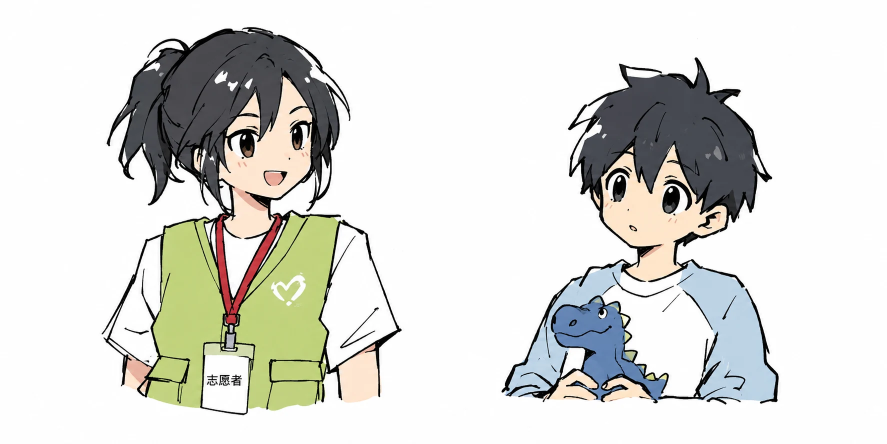
#> input picture src/assets/characters/duo-original.webp, 1774 x 887 px, given as the content of the folder C:/Users/yangkaibo666/Desktop/资源/真实图片, which was not available (shown at 1/2 size); the run also reads 1 picture not shown here
$ python prepare_investigation_assets.py
#> lines starting #> are read from the running program, lines starting #| are printed output that depends on the picture; pictures that were not available may be replaced by others from this repository, and a replacement may not be noted
"""Prepare authorized investigation media for the web build."""

from __future__ import annotations

import shutil
from pathlib import Path

from PIL import Image, ImageOps


RESOURCE_ROOT = Path(r"C:\Users\yangkaibo666\Desktop\资源")
PROJECT_ROOT = Path(__file__).resolve().parents[1]
ASSET_ROOT = PROJECT_ROOT / "src" / "assets" / "investigation"


def save_webp(source: Path, destination: Path, max_size: tuple[int, int], quality: int = 84) -> None:
#> called with max_size = (1920, 1600), quality = 82
    destination.parent.mkdir(parents=True, exist_ok=True)
    with Image.open(source) as original:
#> original is the input picture: PIL image 1774x887 RGB; mean R, G, B 219.5, 220, 215.6
        image = ImageOps.exif_transpose(original).convert("RGB")
        image.thumbnail(max_size, Image.Resampling.LANCZOS)
        image.save(destination, "WEBP", quality=quality, method=6)


def prepare_photos() -> None:
    photo_dir = RESOURCE_ROOT / "真实图片"
    for index, source in enumerate(sorted(photo_dir.glob("*")), start=1):
        if not source.is_file():
            continue
        save_webp(source, ASSET_ROOT / "photos" / f"photo-{index:02d}.webp", (1920, 1600), 82)


def prepare_new_photos() -> None:
    photo_dir = RESOURCE_ROOT / "新增"
    selected_photos = (
        "微信图片_20260717131923_2279_24.jpg",
        "微信图片_20260717131927_2280_24.jpg",
    )
    for index, source_name in enumerate(selected_photos, start=9):
        save_webp(photo_dir / source_name, ASSET_ROOT / "photos" / f"photo-{index:02d}.webp", (1920, 1600), 82)


def prepare_avatars() -> None:
    source = RESOURCE_ROOT / "微信图片_20260716104840_2240_24.png"
    destination = ASSET_ROOT / "avatars"
    destination.mkdir(parents=True, exist_ok=True)

    with Image.open(source) as original:
        sheet = original.convert("RGBA")
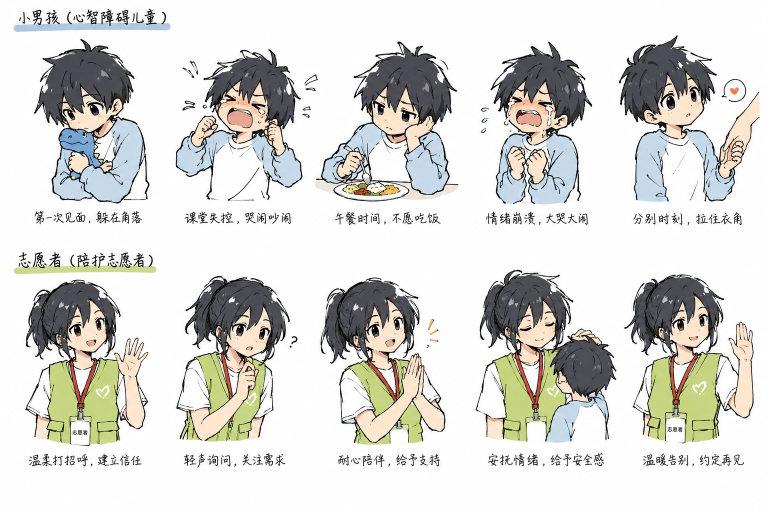
#> sheet: PIL image 1536x1024 RGBA (shown at 1/2 size); mean R, G, B, A 217.5, 217.1, 213.3, 255
        cell_width = sheet.width / 4
#> cell_width = 384
        cell_height = sheet.height / 2
#> cell_height = 512

        for index in range(8):
            column = index % 4
            row = index // 4
            bounds = (
                round(column * cell_width),
                round(row * cell_height),
                round((column + 1) * cell_width),
                round((row + 1) * cell_height),
            )
            cell = sheet.crop(bounds)
            alpha = cell.getchannel("A")
            content_bounds = alpha.point(lambda value: 255 if value > 8 else 0).getbbox()
            portrait = cell.crop(content_bounds) if content_bounds else cell
            side = max(portrait.width, portrait.height)
            canvas = Image.new("RGBA", (side, side), (0, 0, 0, 0))
            canvas.alpha_composite(portrait, ((side - portrait.width) // 2, (side - portrait.height) // 2))
            canvas.thumbnail((520, 520), Image.Resampling.LANCZOS)
            canvas.save(destination / f"avatar-{index + 1:02d}.webp", "WEBP", quality=88, method=6)
#> this loop made 8 passes
#> pass 1, in prepare_avatars, `cell = sheet.crop(bounds)`:
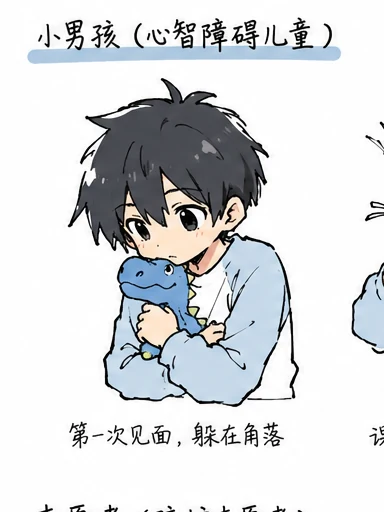
#> cell: PIL image 384x512 RGBA; mean R, G, B, A 216.6, 218.8, 221, 255
#> pass 1, in prepare_avatars, `canvas.save(destination / f"avatar-{index + 1:02d}.webp", "WEBP", qual..`:
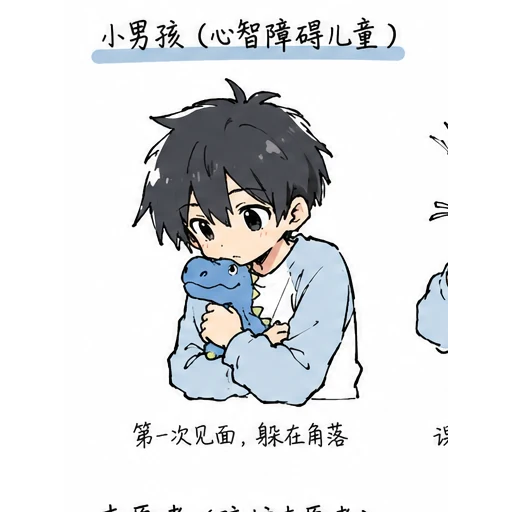
#> saved as avatar-01.webp: PIL image 512x512 RGBA; mean R, G, B, A 162.5, 164.1, 165.8, 191.2; transparent parts drawn white
#> after the loop:
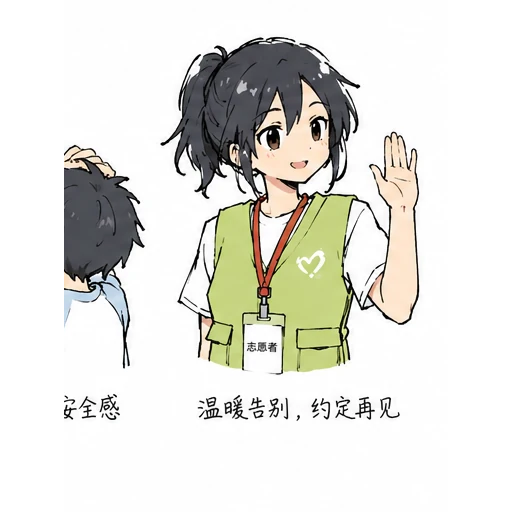
#> canvas: PIL image 512x512 RGBA; mean R, G, B, A 163.1, 162.7, 156.9, 191.2; transparent parts drawn white
#> after the loop:
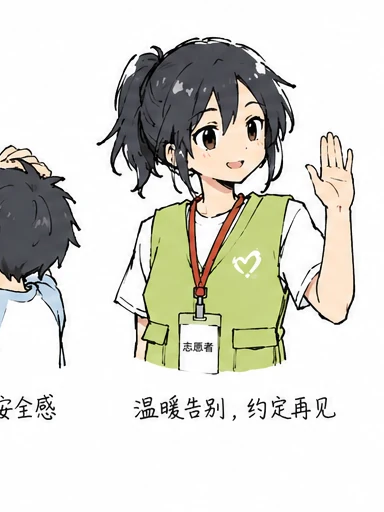
#> portrait: PIL image 384x512 RGBA; mean R, G, B, A 217.5, 216.9, 209.3, 255


def prepare_story_images() -> None:
    source_dir = RESOURCE_ROOT / "拟人照片"
    mapping = {
        "微信图片_20260703183152_1904_24.png": "story-01-voice.webp",
        "微信图片_20260703183150_1903_24.png": "story-02-carry.webp",
        "微信图片_20260703183149_1902_24.png": "story-03-walk.webp",
        "微信图片_20260703183147_1901_24.png": "story-04-stadium.webp",
        "微信图片_20260703183145_1900_24.png": "story-05-quiet.webp",
        "微信图片_20260703183126_1898_24.png": "story-06-hug.webp",
    }
    for source_name, destination_name in mapping.items():
        save_webp(source_dir / source_name, ASSET_ROOT / "stories" / destination_name, (1200, 1800), 86)


def copy_audio() -> None:
    voice_mapping = {
        "01 语音1.mp3": "voice-01-1.mp3",
        "01 语音2.mp3": "voice-01-2.mp3",
        "02 语音.mp3": "voice-02-1.mp3",
        "03 语音.mp3": "voice-03-1.mp3",
        "04 语音1.mp3": "voice-04-1.mp3",
        "04 语音2.mp3": "voice-04-2.mp3",
        "05 语音.mp3": "voice-05-1.mp3",
        "06 语音1.mp3": "voice-06-1.mp3",
        "06 语音2.mp3": "voice-06-2.mp3",
        "07 语音.mp3": "voice-07-1.mp3",
    }
    story_mapping = {
        "01 有声故事(1).mp3": "story-01.mp3",
        "02 有声故事 (1).mp3": "story-02.mp3",
        "03 自由职业者(1).mp3": "story-03.mp3",
        "04 有声故事(1).mp3": "story-04.mp3",
        "05 有声故事(1).mp3": "story-05.mp3",
        "06 有声故事(1).mp3": "story-06.mp3",
    }

    voice_destination = ASSET_ROOT / "audio" / "voices"
    story_destination = ASSET_ROOT / "audio" / "stories"
    voice_destination.mkdir(parents=True, exist_ok=True)
    story_destination.mkdir(parents=True, exist_ok=True)

    for source_name, destination_name in voice_mapping.items():
        shutil.copy2(RESOURCE_ROOT / "照片墙后语言" / source_name, voice_destination / destination_name)
    for source_name, destination_name in story_mapping.items():
        shutil.copy2(RESOURCE_ROOT / "有声故事-票根" / source_name, story_destination / destination_name)


if __name__ == "__main__":
    prepare_photos()
    prepare_new_photos()
    prepare_avatars()
#> (the run stopped early here; a loop or call above may not have finished)
